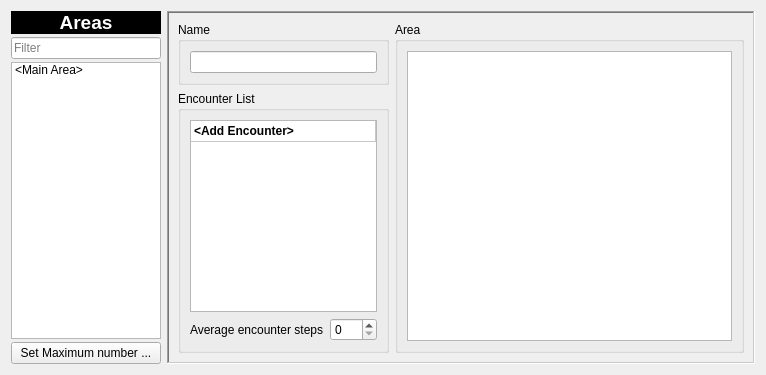
     <widget class="QWidget" name="tab">
      <attribute name="title">
       <string>Encounter Areas</string>
      </attribute>
      <layout class="QHBoxLayout" name="horizontalLayout_12">
       <item>
        <layout class="QVBoxLayout" name="_3">
         <property name="spacing">
          <number>3</number>
         </property>
         <item>
          <widget class="QLabel" name="label_11">
           <property name="palette">
            <palette>
             <active>
              <colorrole role="WindowText">
               <brush brushstyle="SolidPattern">
                <color alpha="255">
                 <red>255</red>
                 <green>255</green>
                 <blue>255</blue>
                </color>
               </brush>
              </colorrole>
              <colorrole role="Button">
               <brush brushstyle="SolidPattern">
                <color alpha="255">
                 <red>0</red>
                 <green>0</green>
                 <blue>0</blue>
                </color>
               </brush>
              </colorrole>
              <colorrole role="Light">
               <brush brushstyle="SolidPattern">
                <color alpha="255">
                 <red>0</red>
                 <green>0</green>
                 <blue>0</blue>
                </color>
               </brush>
              </colorrole>
              <colorrole role="Midlight">
               <brush brushstyle="SolidPattern">
                <color alpha="255">
                 <red>0</red>
                 <green>0</green>
                 <blue>0</blue>
                </color>
               </brush>
              </colorrole>
              <colorrole role="Dark">
               <brush brushstyle="SolidPattern">
                <color alpha="255">
                 <red>0</red>
                 <green>0</green>
                 <blue>0</blue>
                </color>
               </brush>
              </colorrole>
              <colorrole role="Mid">
               <brush brushstyle="SolidPattern">
                <color alpha="255">
                 <red>0</red>
                 <green>0</green>
                 <blue>0</blue>
                </color>
               </brush>
              </colorrole>
              <colorrole role="Text">
               <brush brushstyle="SolidPattern">
                <color alpha="255">
                 <red>255</red>
                 <green>255</green>
                 <blue>255</blue>
                </color>
               </brush>
              </colorrole>
              <colorrole role="BrightText">
               <brush brushstyle="SolidPattern">
                <color alpha="255">
                 <red>255</red>
                 <green>255</green>
                 <blue>255</blue>
                </color>
               </brush>
              </colorrole>
              <colorrole role="ButtonText">
               <brush brushstyle="SolidPattern">
                <color alpha="255">
                 <red>255</red>
                 <green>255</green>
                 <blue>255</blue>
                </color>
               </brush>
              </colorrole>
              <colorrole role="Base">
               <brush brushstyle="SolidPattern">
                <color alpha="255">
                 <red>0</red>
                 <green>0</green>
                 <blue>0</blue>
                </color>
               </brush>
              </colorrole>
              <colorrole role="Window">
               <brush brushstyle="SolidPattern">
                <color alpha="255">
                 <red>0</red>
                 <green>0</green>
                 <blue>0</blue>
                </color>
               </brush>
              </colorrole>
              <colorrole role="Shadow">
               <brush brushstyle="SolidPattern">
                <color alpha="255">
                 <red>0</red>
                 <green>0</green>
                 <blue>0</blue>
                </color>
               </brush>
              </colorrole>
              <colorrole role="AlternateBase">
               <brush brushstyle="SolidPattern">
                <color alpha="255">
                 <red>0</red>
                 <green>0</green>
                 <blue>0</blue>
                </color>
               </brush>
              </colorrole>
              <colorrole role="ToolTipBase">
               <brush brushstyle="SolidPattern">
                <color alpha="255">
                 <red>255</red>
                 <green>255</green>
                 <blue>220</blue>
                </color>
               </brush>
              </colorrole>
              <colorrole role="ToolTipText">
               <brush brushstyle="SolidPattern">
                <color alpha="255">
                 <red>0</red>
                 <green>0</green>
                 <blue>0</blue>
                </color>
               </brush>
              </colorrole>
             </active>
             <inactive>
              <colorrole role="WindowText">
               <brush brushstyle="SolidPattern">
                <color alpha="255">
                 <red>255</red>
                 <green>255</green>
                 <blue>255</blue>
                </color>
               </brush>
              </colorrole>
              <colorrole role="Button">
               <brush brushstyle="SolidPattern">
                <color alpha="255">
                 <red>0</red>
                 <green>0</green>
                 <blue>0</blue>
                </color>
               </brush>
              </colorrole>
              <colorrole role="Light">
               <brush brushstyle="SolidPattern">
                <color alpha="255">
                 <red>0</red>
                 <green>0</green>
                 <blue>0</blue>
                </color>
               </brush>
              </colorrole>
              <colorrole role="Midlight">
               <brush brushstyle="SolidPattern">
                <color alpha="255">
                 <red>0</red>
                 <green>0</green>
                 <blue>0</blue>
                </color>
               </brush>
              </colorrole>
              <colorrole role="Dark">
               <brush brushstyle="SolidPattern">
                <color alpha="255">
                 <red>0</red>
                 <green>0</green>
                 <blue>0</blue>
                </color>
               </brush>
              </colorrole>
              <colorrole role="Mid">
               <brush brushstyle="SolidPattern">
                <color alpha="255">
                 <red>0</red>
                 <green>0</green>
                 <blue>0</blue>
                </color>
               </brush>
              </colorrole>
              <colorrole role="Text">
               <brush brushstyle="SolidPattern">
                <color alpha="255">
                 <red>255</red>
                 <green>255</green>
                 <blue>255</blue>
                </color>
               </brush>
              </colorrole>
              <colorrole role="BrightText">
               <brush brushstyle="SolidPattern">
                <color alpha="255">
                 <red>255</red>
                 <green>255</green>
                 <blue>255</blue>
                </color>
               </brush>
              </colorrole>
              <colorrole role="ButtonText">
               <brush brushstyle="SolidPattern">
                <color alpha="255">
                 <red>255</red>
                 <green>255</green>
                 <blue>255</blue>
                </color>
               </brush>
              </colorrole>
              <colorrole role="Base">
               <brush brushstyle="SolidPattern">
                <color alpha="255">
                 <red>0</red>
                 <green>0</green>
                 <blue>0</blue>
                </color>
               </brush>
              </colorrole>
              <colorrole role="Window">
               <brush brushstyle="SolidPattern">
                <color alpha="255">
                 <red>0</red>
                 <green>0</green>
                 <blue>0</blue>
                </color>
               </brush>
              </colorrole>
              <colorrole role="Shadow">
               <brush brushstyle="SolidPattern">
                <color alpha="255">
                 <red>0</red>
                 <green>0</green>
                 <blue>0</blue>
                </color>
               </brush>
              </colorrole>
              <colorrole role="AlternateBase">
               <brush brushstyle="SolidPattern">
                <color alpha="255">
                 <red>0</red>
                 <green>0</green>
                 <blue>0</blue>
                </color>
               </brush>
              </colorrole>
              <colorrole role="ToolTipBase">
               <brush brushstyle="SolidPattern">
                <color alpha="255">
                 <red>255</red>
                 <green>255</green>
                 <blue>220</blue>
                </color>
               </brush>
              </colorrole>
              <colorrole role="ToolTipText">
               <brush brushstyle="SolidPattern">
                <color alpha="255">
                 <red>0</red>
                 <green>0</green>
                 <blue>0</blue>
                </color>
               </brush>
              </colorrole>
             </inactive>
             <disabled>
              <colorrole role="WindowText">
               <brush brushstyle="SolidPattern">
                <color alpha="255">
                 <red>0</red>
                 <green>0</green>
                 <blue>0</blue>
                </color>
               </brush>
              </colorrole>
              <colorrole role="Button">
               <brush brushstyle="SolidPattern">
                <color alpha="255">
                 <red>0</red>
                 <green>0</green>
                 <blue>0</blue>
                </color>
               </brush>
              </colorrole>
              <colorrole role="Light">
               <brush brushstyle="SolidPattern">
                <color alpha="255">
                 <red>0</red>
                 <green>0</green>
                 <blue>0</blue>
                </color>
               </brush>
              </colorrole>
              <colorrole role="Midlight">
               <brush brushstyle="SolidPattern">
                <color alpha="255">
                 <red>0</red>
                 <green>0</green>
                 <blue>0</blue>
                </color>
               </brush>
              </colorrole>
              <colorrole role="Dark">
               <brush brushstyle="SolidPattern">
                <color alpha="255">
                 <red>0</red>
                 <green>0</green>
                 <blue>0</blue>
                </color>
               </brush>
              </colorrole>
              <colorrole role="Mid">
               <brush brushstyle="SolidPattern">
                <color alpha="255">
                 <red>0</red>
                 <green>0</green>
                 <blue>0</blue>
                </color>
               </brush>
              </colorrole>
              <colorrole role="Text">
               <brush brushstyle="SolidPattern">
                <color alpha="255">
                 <red>0</red>
                 <green>0</green>
                 <blue>0</blue>
                </color>
               </brush>
              </colorrole>
              <colorrole role="BrightText">
               <brush brushstyle="SolidPattern">
                <color alpha="255">
                 <red>255</red>
                 <green>255</green>
                 <blue>255</blue>
                </color>
               </brush>
              </colorrole>
              <colorrole role="ButtonText">
               <brush brushstyle="SolidPattern">
                <color alpha="255">
                 <red>0</red>
                 <green>0</green>
                 <blue>0</blue>
                </color>
               </brush>
              </colorrole>
              <colorrole role="Base">
               <brush brushstyle="SolidPattern">
                <color alpha="255">
                 <red>0</red>
                 <green>0</green>
                 <blue>0</blue>
                </color>
               </brush>
              </colorrole>
              <colorrole role="Window">
               <brush brushstyle="SolidPattern">
                <color alpha="255">
                 <red>0</red>
                 <green>0</green>
                 <blue>0</blue>
                </color>
               </brush>
              </colorrole>
              <colorrole role="Shadow">
               <brush brushstyle="SolidPattern">
                <color alpha="255">
                 <red>0</red>
                 <green>0</green>
                 <blue>0</blue>
                </color>
               </brush>
              </colorrole>
              <colorrole role="AlternateBase">
               <brush brushstyle="SolidPattern">
                <color alpha="255">
                 <red>0</red>
                 <green>0</green>
                 <blue>0</blue>
                </color>
               </brush>
              </colorrole>
              <colorrole role="ToolTipBase">
               <brush brushstyle="SolidPattern">
                <color alpha="255">
                 <red>255</red>
                 <green>255</green>
                 <blue>220</blue>
                </color>
               </brush>
              </colorrole>
              <colorrole role="ToolTipText">
               <brush brushstyle="SolidPattern">
                <color alpha="255">
                 <red>0</red>
                 <green>0</green>
                 <blue>0</blue>
                </color>
               </brush>
              </colorrole>
             </disabled>
            </palette>
           </property>
           <property name="font">
            <font>
             <pointsize>14</pointsize>
             <weight>75</weight>
             <bold>true</bold>
            </font>
           </property>
           <property name="autoFillBackground">
            <bool>true</bool>
           </property>
           <property name="text">
            <string>Areas</string>
           </property>
           <property name="alignment">
            <set>Qt::AlignCenter</set>
           </property>
          </widget>
         </item>
         <item>
          <widget class="QLineEdit" name="lineListFilter">
           <property name="placeholderText">
            <string>Filter</string>
           </property>
          </widget>
         </item>
         <item>
          <widget class="QListWidget" name="listAreas">
           <property name="maximumSize">
            <size>
             <width>150</width>
             <height>16777215</height>
            </size>
           </property>
           <property name="selectionRectVisible">
            <bool>true</bool>
           </property>
           <item>
            <property name="text">
             <string>&lt;Main Area&gt;</string>
            </property>
           </item>
          </widget>
         </item>
         <item>
          <widget class="QPushButton" name="pushAreasMax">
           <property name="text">
            <string>Set Maximum number ...</string>
           </property>
          </widget>
         </item>
        </layout>
       </item>
       <item>
        <widget class="QFrame" name="frame_32">
         <property name="sizePolicy">
          <sizepolicy hsizetype="Preferred" vsizetype="Preferred">
           <horstretch>1</horstretch>
           <verstretch>0</verstretch>
          </sizepolicy>
         </property>
         <property name="frameShape">
          <enum>QFrame::WinPanel</enum>
         </property>
         <property name="frameShadow">
          <enum>QFrame::Sunken</enum>
         </property>
         <layout class="QGridLayout" name="gridLayout_5">
          <item row="1" column="0">
           <widget class="QGroupBox" name="groupBox_5">
            <property name="sizePolicy">
             <sizepolicy hsizetype="Preferred" vsizetype="Preferred">
              <horstretch>1</horstretch>
              <verstretch>0</verstretch>
             </sizepolicy>
            </property>
            <property name="title">
             <string>Encounter List</string>
            </property>
            <layout class="QVBoxLayout" name="verticalLayout_4">
             <item>
              <widget class="QTableWidget" name="tableEncounters">
               <attribute name="horizontalHeaderVisible">
                <bool>false</bool>
               </attribute>
               <attribute name="horizontalHeaderStretchLastSection">
                <bool>true</bool>
               </attribute>
               <attribute name="verticalHeaderVisible">
                <bool>false</bool>
               </attribute>
               <attribute name="verticalHeaderDefaultSectionSize">
                <number>21</number>
               </attribute>
               <row>
                <property name="text">
                 <string/>
                </property>
               </row>
               <column>
                <property name="text">
                 <string>Name</string>
                </property>
               </column>
               <item row="0" column="0">
                <property name="text">
                 <string>&lt;Add Encounter&gt;</string>
                </property>
                <property name="font">
                 <font>
                  <weight>75</weight>
                  <bold>true</bold>
                 </font>
                </property>
                <property name="foreground">
                 <brush brushstyle="NoBrush">
                  <color alpha="255">
                   <red>85</red>
                   <green>170</green>
                   <blue>0</blue>
                  </color>
                 </brush>
                </property>
               </item>
              </widget>
             </item>
             <item>
              <layout class="QHBoxLayout" name="_2">
               <item>
                <widget class="QLabel" name="label">
                 <property name="text">
                  <string>Average encounter steps</string>
                 </property>
                </widget>
               </item>
               <item>
                <widget class="QSpinBox" name="spinEncontrerRate">
                 <property name="sizePolicy">
                  <sizepolicy hsizetype="Maximum" vsizetype="Fixed">
                   <horstretch>1</horstretch>
                   <verstretch>0</verstretch>
                  </sizepolicy>
                 </property>
                 <property name="maximum">
                  <number>999</number>
                 </property>
                </widget>
               </item>
              </layout>
             </item>
            </layout>
           </widget>
          </item>
          <item row="0" column="0">
           <widget class="QGroupBox" name="groupBox_7">
            <property name="title">
             <string>Name</string>
            </property>
            <layout class="QHBoxLayout" name="horizontalLayout_3">
             <item>
              <widget class="QLineEdit" name="lineEncounterAreaName"/>
             </item>
            </layout>
           </widget>
          </item>
          <item row="0" column="1" rowspan="2">
           <widget class="QGroupBox" name="groupBox_6">
            <property name="sizePolicy">
             <sizepolicy hsizetype="Preferred" vsizetype="Preferred">
              <horstretch>20</horstretch>
              <verstretch>0</verstretch>
             </sizepolicy>
            </property>
            <property name="title">
             <string>Area</string>
            </property>
            <layout class="QHBoxLayout" name="horizontalLayout_13">
             <item>
              <widget class="QGraphicsView" name="graphicsArea">
               <property name="viewportUpdateMode">
                <enum>QGraphicsView::FullViewportUpdate</enum>
               </property>
              </widget>
             </item>
            </layout>
           </widget>
          </item>
         </layout>
        </widget>
       </item>
      </layout>
     </widget>
